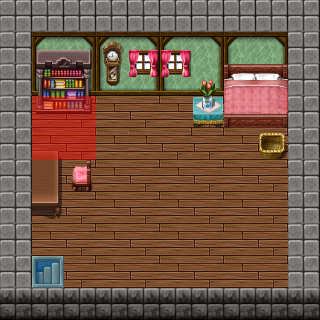

This game map was drawn from its Tiled (.tmx) file and the tilesets committed beside it. A one-line description and the full map source follow:
An orthogonal 10x10 tile map with 32x32 px tiles, 3 tile layers (base, furniture, logic), 5 tilesets.

<map version="1.0" orientation="orthogonal" renderorder="right-down" width="10" height="10" tilewidth="32" tileheight="32" nextobjectid="9">
 <tileset firstgid="1" name="floor_0" tilewidth="32" tileheight="32" tilecount="64">
  <image source="../sprites/floor_0.png" width="256" height="256" />
 </tileset>
 <tileset firstgid="65" name="furniture_0" tilewidth="32" tileheight="32" tilecount="256">
  <image source="../sprites/furniture_0.png" width="512" height="512" />
 </tileset>
 <tileset firstgid="321" name="furniture_1" tilewidth="32" tileheight="32" tilecount="256">
  <image source="../sprites/furniture_1.png" width="512" height="512" />
 </tileset>
 <tileset firstgid="577" name="walls_0" tilewidth="32" tileheight="32" tilecount="240">
  <image source="../sprites/walls_0.png" width="512" height="480" />
 </tileset>
 <tileset firstgid="817" name="logic" tilewidth="32" tileheight="32" tilecount="4">
  <image source="../sprites/logic.png" width="64" height="64" />
 </tileset>
 <layer name="base" width="10" height="10">
  <data encoding="csv">
747,747,747,747,747,747,747,747,747,747,
747,719,720,719,720,719,720,719,720,747,
747,735,736,735,736,735,736,735,736,747,
747,33,34,33,34,33,34,33,34,747,
747,33,34,33,33,34,34,33,34,747,
747,33,34,33,34,33,34,33,34,747,
747,33,34,33,34,33,34,33,34,747,
747,33,34,33,34,33,34,33,34,747,
747,33,34,33,34,33,34,33,34,747,
795,795,795,795,795,795,795,795,795,795
</data>
 </layer>
 <layer name="furniture" width="10" height="10">
  <data encoding="csv">
0,0,0,0,0,0,0,0,0,0,
0,411,412,481,68,68,0,0,0,0,
0,427,428,497,84,84,230,135,136,0,
0,443,444,0,0,0,246,151,152,0,
0,355,0,0,0,0,0,0,301,0,
0,371,228,0,0,0,0,0,0,0,
0,387,0,0,0,0,0,0,0,0,
0,0,0,0,0,0,0,0,0,0,
0,115,0,0,0,0,0,0,0,0,
0,0,0,0,0,0,0,0,0,0
</data>
 </layer>
 <layer name="logic" width="10" height="10" opacity="0.4">
  <data encoding="csv">
0,0,0,0,0,0,0,0,0,0,
0,0,0,0,0,0,0,0,0,0,
0,0,0,0,0,0,0,0,0,0,
0,817,817,0,0,0,0,0,0,0,
0,817,817,0,0,0,0,0,0,0,
0,0,0,0,0,0,0,0,0,0,
0,0,0,0,0,0,0,0,0,0,
0,0,0,0,0,0,0,0,0,0,
0,818,0,0,0,0,0,0,0,0,
0,0,0,0,0,0,0,0,0,0
</data>
 </layer>
</map>
